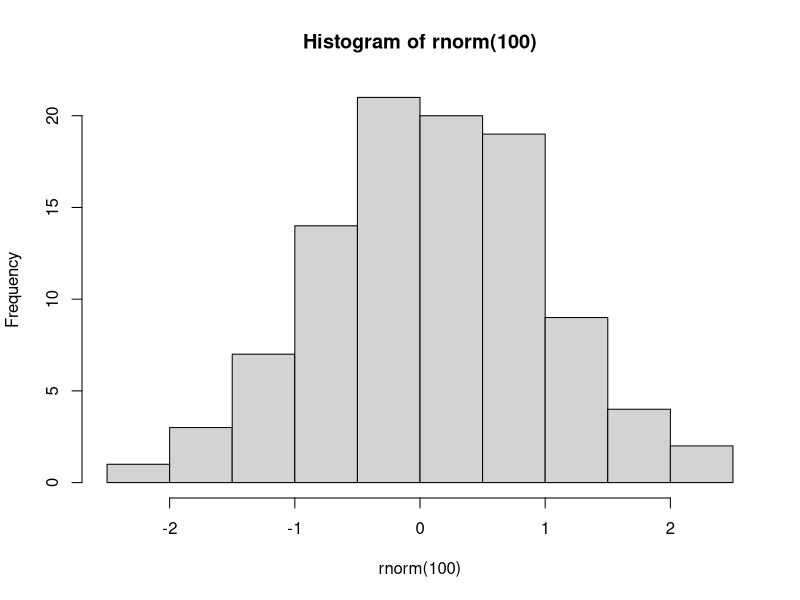

Write R code to recreate this figure.
## ---- chunk 1
set.seed(1)
hist(rnorm(100))
